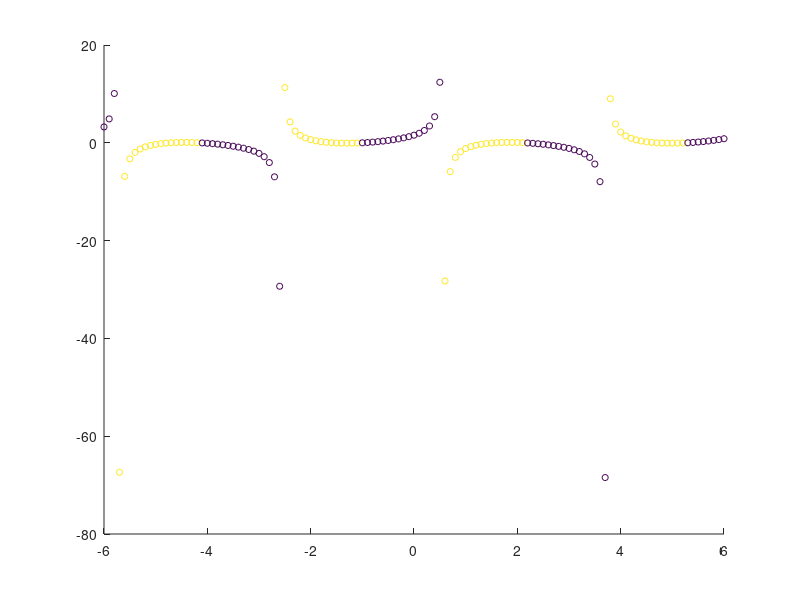

MATLAB code for this plot: (Note: this script raises an error after producing the figure.)
clear;
close all;
addpath('../../build/bindings/matlab/fertilized');

% load('testdata.mat');
% Y = uint32(randi([0 1],200,1));
X = [];
Y = [];

for x = -6: .1 : 6;
    y = cos(x) * tan(x + 1);
    X = [X; [x, y]];
    Y = [Y; tan(x + 1)<0];
end

X = single(X);
Y = uint32(Y);

figure;
scatter(X(:, 1), X(:, 2), 20, Y);

s = Soil();

plotX = [-6, 6, 100];
plotY = [-6, 6, 100];

% Lets build a customized forest:
depth = 12;
n_trees = 200;
% These variables will contain the classifiers and leaf managers for each
% tree.
cls = {};
lm = {};

for i = 1:n_trees
    % StandardFeatureSelectionProvider
    stdFeatureSelect = s.StandardFeatureSelectionProvider(1, 2, 2, 2, 1+i);

    % LinearSurfaceCalculator
    linSurface = s.LinearSurfaceCalculator(400, 2, 1+i);

    % RandomizedClassificationThresholdOptimizer
    shannon = s.ShannonEntropy();
    entropyGain = s.EntropyGain(shannon);
    rcto = s.RandomizedClassificationThresholdOptimizer(1, 2, entropyGain, 0, 1, 1+i);

    % ThresholdDecider
    tClassifier = s.ThresholdDecider(stdFeatureSelect, linSurface, rcto);

    % ClassificationLeafManager
    leafMgr = s.ClassificationLeafManager(2);

    cls{i} = tClassifier;
    lm{i} = leafMgr;
end


nb = s.NoBagging();
training = s.ClassicTraining(nb);

f = s.Forest(depth, 1, 2, n_trees, cls, lm, training);

% fit forest
f.fit(X, Y);

% paint prediction plot
figure;
point_prob_plot(f, X, Y, plotX, plotY);
